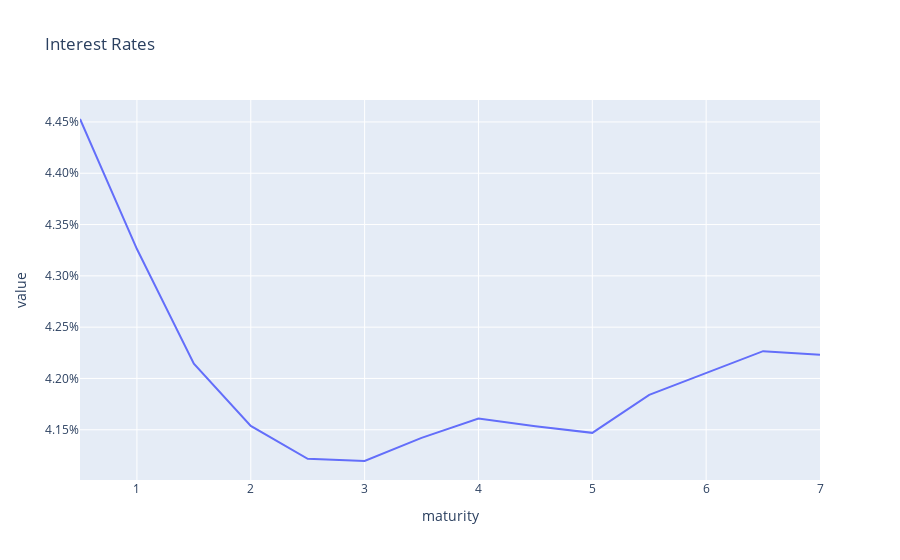

Notebook cell for this chart:
### Code cell
int_rates = discount_to_int_rate(discount=z, time_to_maturity=time_to_maturity, n_compound=2)

fig = px.line(
    int_rates, 
    labels={"x": "Time to Maturity", "y": "Interest Rates"}, 
    title="Interest Rates"
)
fig.update_layout(
    showlegend=False,
    yaxis_tickformat=".2%",
)
fig.show()

### Figure 1 — Plotly figure (JSON) as saved in the notebook; plotly's stock layout.template omitted (floating-point values rounded to 4 significant figures)
{"data": [{"hovertemplate": "variable=interest rate<br>maturity=%{x}<br>value=%{y}<extra></extra>", "legendgroup": "interest rate", "line": {"color": "#636efa", "dash": "solid"}, "marker": {"symbol": "circle"}, "mode": "lines", "name": "interest rate", "orientation": "v", "showlegend": true, "type": "scatter", "x": [0.5, 1, 1.5, 2, 2.5, 3, 3.5, 4, 4.5, 5, 5.5, 6, 6.5, 7], "xaxis": "x", "y": [0.04453, 0.04326, 0.04214, 0.04154, 0.04122, 0.0412, 0.04142, 0.04161, 0.04153, 0.04147, 0.04184, 0.04205, 0.04227, 0.04223], "yaxis": "y"}], "layout": {"legend": {"title": {"text": "variable"}, "tracegroupgap": 0}, "showlegend": false, "title": {"text": "Interest Rates"}, "xaxis": {"anchor": "y", "domain": [0, 1], "title": {"text": "maturity"}}, "yaxis": {"anchor": "x", "domain": [0, 1], "tickformat": ".2%", "title": {"text": "value"}}}}
